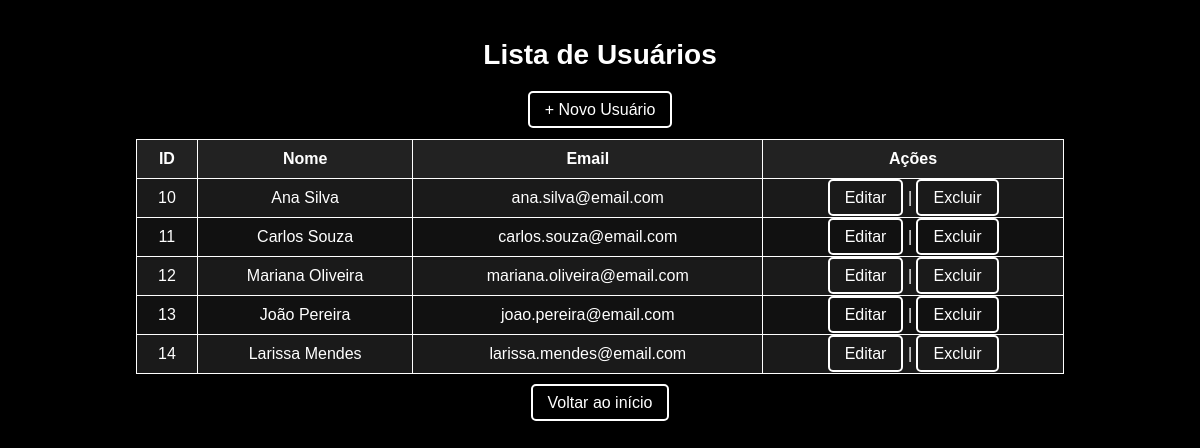
Page /usuario on the committed database.
### tables this page shows
CREATE TABLE `usuarios` (
  `id` int(11) NOT NULL,
  `nome` varchar(100) NOT NULL,
  `email` varchar(100) NOT NULL
);

### app/controllers/UsuarioController.php (called while the page is built, shortened)
<?php
require_once __DIR__ . "/../dao/UsuarioDAO.php";
class UsuarioController {
    private $dao;
    public function __construct() {
        $this->dao = new UsuarioDAO();
    }
    public function index() {
        $usuarios = $this->dao->listar();
        include __DIR__ . "/../views/usuarios/listar.php";
    }
}

### app/core/MySQLSingleton.php (called while the page is built)
<?php
class MySQLSingleton {
    private static $instance = null;
    private $conn;
    private $host = "localhost";
    private $db = "mvcplantas";
    private $user = "root";
    private $pass = "";
    private function __construct() {
        try {
            $this->conn = new PDO(
                "mysql:host={$this->host};dbname={$this->db};charset=utf8",
                $this->user,
                $this->pass
            );
            $this->conn->setAttribute(PDO::ATTR_ERRMODE, PDO::ERRMODE_EXCEPTION);
        } catch(PDOException $e) {
            die("Erro de conexão: " . $e->getMessage());
        }
    }
    public static function getInstance() {
        if (!self::$instance) {
            self::$instance = new MySQLSingleton();
        }
        return self::$instance;
    }
    public function getConnection() {
        return $this->conn;
    }
}

### app/dao/UsuarioDAO.php (called while the page is built, shortened)
<?php
require_once __DIR__ . "/../core/MySQLSingleton.php";
class UsuarioDAO {
    private $conn;
    public function __construct() {
        $this->conn = MySQLSingleton::getInstance()->getConnection();
    }
    public function listar() {
        $stmt = $this->conn->prepare("SELECT * FROM usuarios");
        $stmt->setFetchMode(PDO::FETCH_CLASS | PDO::FETCH_PROPS_LATE, "Usuario");
        $stmt->execute();
        return $stmt->fetchAll();
    }
}

### app/views/usuarios/listar.php (the view, shortened to what this page needs)
<!DOCTYPE html>
<html lang="pt-br">
<head>
    <link rel="stylesheet" href="/mvcPlantas/app/views/css/usuarios.css">
</head>
<body>
    <h1>Lista de Usuários</h1>
    <div style="text-align: center; margin-bottom: 20px;">
        <a href="/mvcPlantas/usuario/criar">+ Novo Usuário</a>
    </div>
    <table border="1" cellpadding="5" style="margin: 0 auto;">
        <tr>
            <th>ID</th>
            <th>Nome</th>
            <th>Email</th>
            <th>Ações</th>
        </tr>
        <?php foreach ($usuarios as $u): ?>
            <tr>
                <td><?= $u->id ?></td>
                <td><?= $u->nome ?></td>
                <td><?= $u->email ?></td>
                <td>
                    <a href="/mvcPlantas/usuario/editar/<?= $u->id ?>">Editar</a> |
                    <a href="/mvcPlantas/usuario/deletar/<?= $u->id ?>" onclick="return confirm('Deseja excluir?')">Excluir</a>
                </td>
            </tr>
        <?php endforeach; ?>
    </table>
    <p><a href="/mvcPlantas">Voltar ao início</a></p>
</body>
</html>

### app/views/css/usuarios.css (style rules this page uses)
body { margin: 0; padding: 20px; font-family: Arial, sans-serif; background-color: #000; color: #fff; }
h1 { text-align: center; margin-bottom: 30px; font-size: 28px; }
a { color: #fff; text-decoration: none; padding: 8px 15px; border: 2px solid #fff; border-radius: 5px; transition: 0.3s; }
table { width: 80%; margin: 20px auto; border-collapse: collapse; background-color: #111; }
th, td { border: 1px solid #fff; padding: 10px; text-align: center; }
th { background-color: #222; font-weight: bold; }
tr:nth-child(even) { background-color: #1a1a1a; }
p { text-align: center; margin-top: 20px; }

### rows in the picture
usuarios: id "10", nome "Ana Silva", email "ana.silva@email.com"
usuarios: id "11", nome "Carlos Souza", email "carlos.souza@email.com"
usuarios: id "12", nome "Mariana Oliveira", email "mariana.oliveira@email.com"
usuarios: id "13", nome "João Pereira", email "joao.pereira@email.com"
usuarios: id "14", nome "Larissa Mendes", email "larissa.mendes@email.com"
